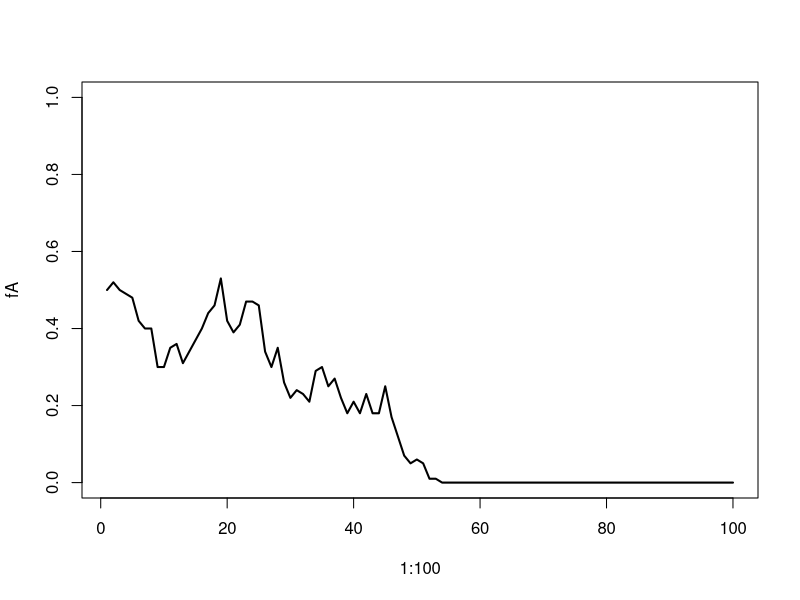
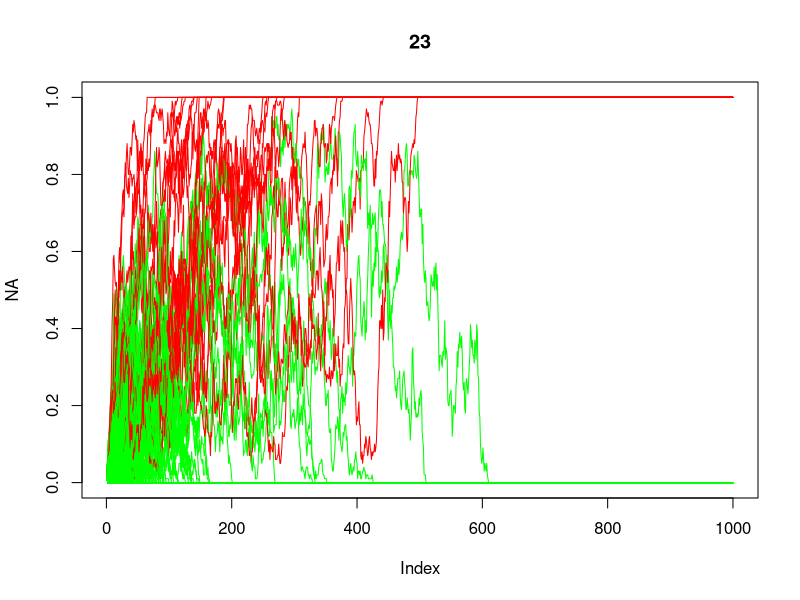
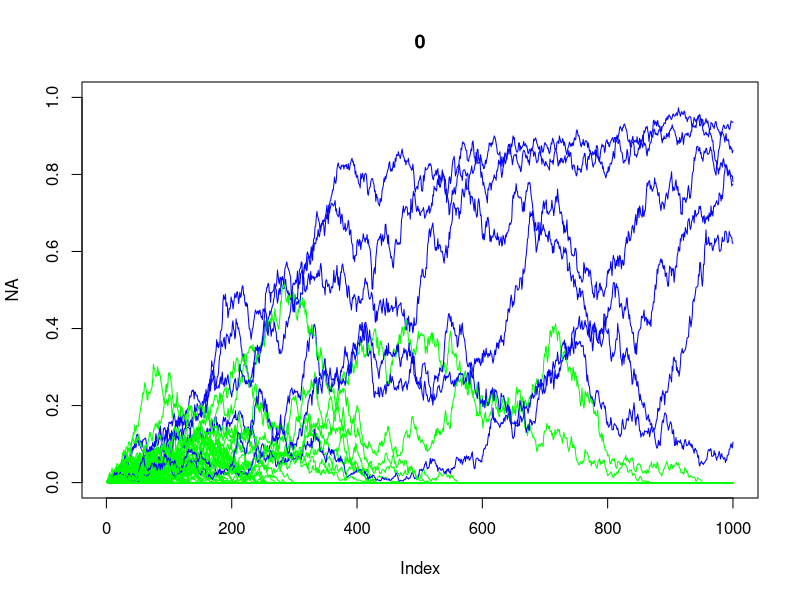
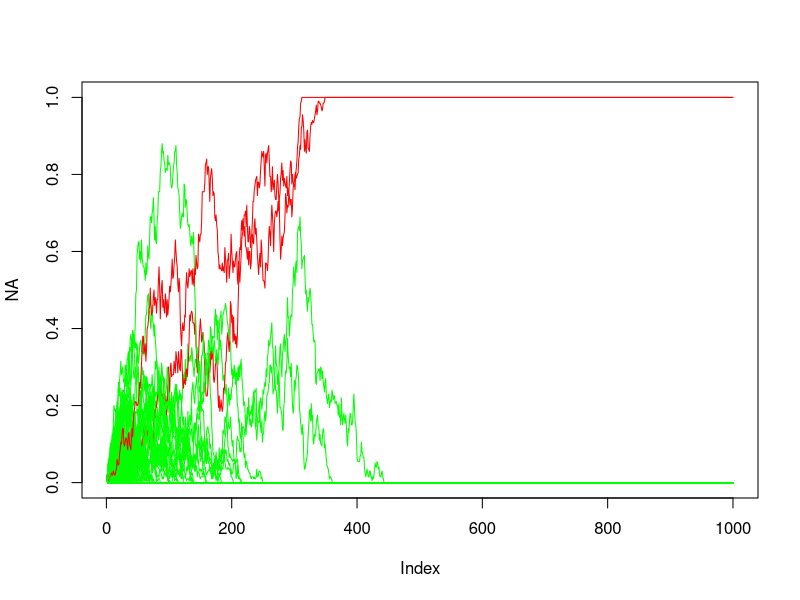

Generate these figures, in order, with R:
## ---- chunk 1
N <- 50
fA <- 0.5
## ---- chunk 2
rbinom(1, 2*N, fA) / (2*N)
## ---- chunk 3
rbinom(1, 2*N, 0.53) / (2*N)
## ---- chunk 4
N <- 1000;
fA <- 0.5;
repeats <- 1E6
freqs <- rep(NA, repeats)
for (i in 1:repeats){
  freqs[i] <- rbinom(1, 2*N, fA) / (2*N)
};
mean(freqs)
## ---- chunk 5
N <- 100;
fA <- 0.3;
repeats <- 1E6
freqs <- rep(NA, repeats)
for (i in 1:repeats){
  freqs[i] <- rbinom(1, 2*N, fA) / (2*N)
};
mean(freqs)
## ---- chunk 6
N <- 50
# 100 generations
fA <- rep(NA, 100)
# at t=0
fA[1] <- 0.50
## ---- chunk 7
for (t in 1:99) fA[t+1] <- rbinom(1, 2*N, fA[t]) / (2*N)
## ---- chunk 8
plot(x=1:100, y=fA, type="l", ylim=c(0,1), lwd=2)
## ---- chunk 9
N <- 100
fA0 <- 0.01
gen <- 1000
nrepl <- 500
out <- matrix(NA, nrepl, gen) 
for (j in 1:nrepl) {
  fA <- rep(NA, gen)
  fA[1] <- fA0 
  for (t in 1:(gen-1)) {
    fA[t+1] <- rbinom(1, 2*N, fA[t]) / (2*N)
  }
  out[j, 1:gen] <- fA
}
png("plot_traces.png")
plot(NA, ylim = c(0, 1), xlim = c(1, gen))
for (i in 1:nrepl){
  linecol <- "blue"
  if (out[i, gen] == 1){
    linecol <- "red"
  }
    if (out[i, gen] == 0){
    linecol <- "green"
  }
  lines(out[i, 1:gen], col=linecol)
}
dev.off()

fixNum = sum(out[1:nrepl, gen] == 1)
print(fixNum)
## ---- chunk 10
# ...
## ---- chunk 11
# small population (blue)
N <- 50
fA0 <- 1/N
gen <- 1000
nrepl <- 1000
out <- matrix(NA, nrepl, gen) 
for (j in 1:nrepl) {
  fA <- rep(NA, gen)
  fA[1] <- fA0 
  for (t in 1:(gen-1)) {
    fA[t+1] <- rbinom(1, 2*N, fA[t]) / (2*N)
  }
  out[j, 1:gen] <- fA
}

plot(NA, ylim = c(0, 1), xlim = c(1, gen))
for (i in 1:nrepl){
  linecol <- "blue"
  if (out[i, gen] == 1){
    linecol <- "red"
  }
    if (out[i, gen] == 0){
    linecol <- "green"
  }
  lines(out[i, 1:gen], col=linecol)
}


fixNum = sum(out[1:nrepl, gen] == 1)
title(fixNum)

# large population (red)
N <- 500
fA0 <- 1/N
gen <- 1000
nrepl <- 1000
out <- matrix(NA, nrepl, gen) 
for (j in 1:nrepl) {
  fA <- rep(NA, gen)
  fA[1] <- fA0 
  for (t in 1:(gen-1)) {
    fA[t+1] <- rbinom(1, 2*N, fA[t]) / (2*N)
  }
  out[j, 1:gen] <- fA
}

plot(NA, ylim = c(0, 1), xlim = c(1, gen))
for (i in 1:nrepl){
  linecol <- "blue"
  if (out[i, gen] == 1){
    linecol <- "red"
  }
    if (out[i, gen] == 0){
    linecol <- "green"
  }
  lines(out[i, 1:gen], col=linecol)
}


fixNum = sum(out[1:nrepl, gen] == 1)
title(fixNum)
